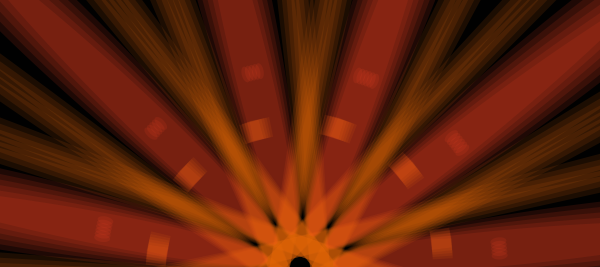
Frame 1 (no input)
Frame 60 (the mouse pressed at the canvas centre just before this capture): identical to frame 1, image omitted
Frame 120 (the mouse held since frame 60 and released just before this capture): identical to frame 1, image omitted

The Processing sketch that drew this single still picture (run headless with seeded random() and noise(); from frame 60 on, the mouse is pressed at the canvas centre):

// Processing sketch: processing_33151
// ── processing_33151.pde

void setup(){
int mega; //This is the main variable used for repetition
int ObSize = 5; //This variable allows me to play with linking the size of the shapes.
smooth();
size(600,267);
translate(width/2, height);//Translate is critical for the fan shape.
// It repositions the grid in the bottom-centre of the canvas
background(1);

for(mega = 0; mega< 60; mega =mega +1){//This statement controls repetition
rotate(4); // Less rotation to create separation for the beams of light
noStroke();
fill(232,106,11,30); //Transparency is high in this iteration to make it look like it shines
ellipse(0,20,ObSize*200,20);
rect(0,133,ObSize*4,ObSize*4);
fill(255,69,33,30);
ellipse(0,283,53,ObSize*100);
ellipse(0,200,8,16);
}
}
void draw(){
}
